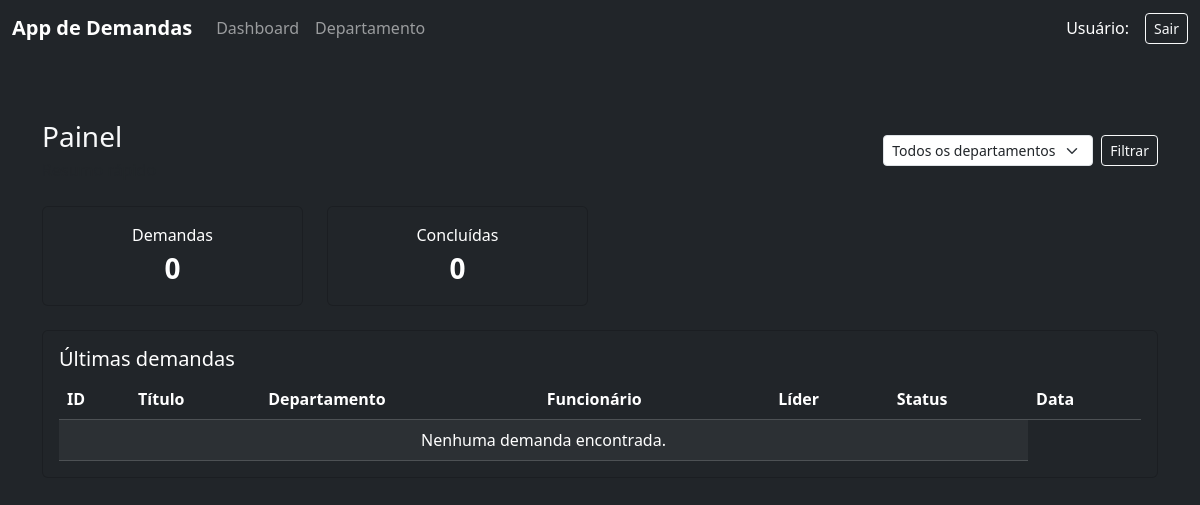
The app's page /privado/, older data.
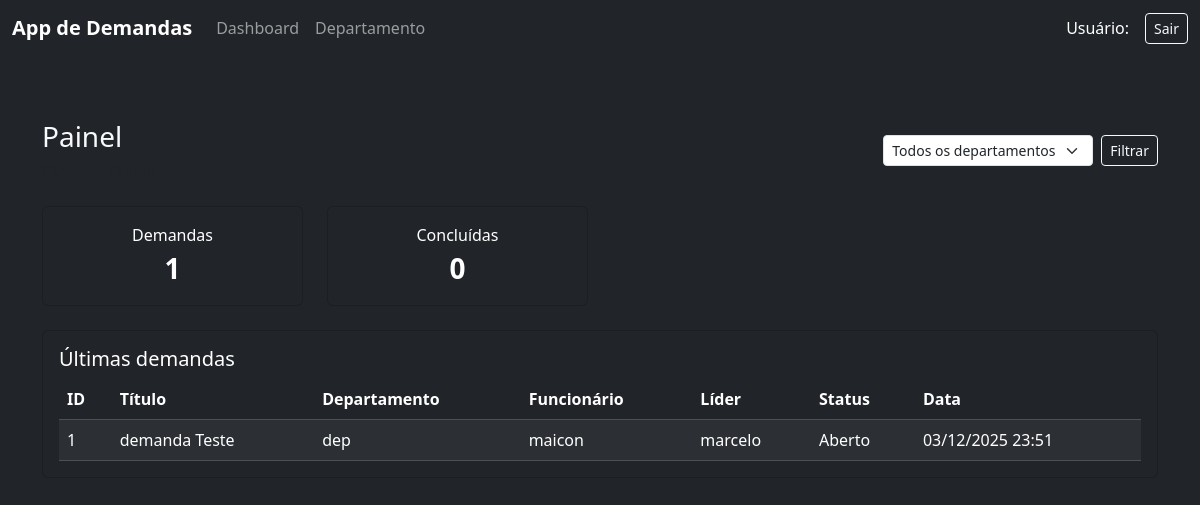
The same page, newer data.
### demanda/models.py (models this page shows, shortened)
class Demanda(models.Model):
    funcionario = models.ForeignKey(Usuario, on_delete=models.CASCADE, related_name='demandas_funcionario')
    lider = models.ForeignKey(Usuario, on_delete=models.CASCADE, related_name='demandas_lider')
    departamento = models.ForeignKey(Departamento, on_delete=models.CASCADE, related_name='demandas_departamento')
    titulo = models.CharField(max_length=30)
    descricao = models.TextField()
    tipo = models.CharField(max_length=20, choices=Tipo_Demanda.choices, default=Tipo_Demanda.CORRECAO)
    data_criacao = models.DateTimeField(auto_now_add=True)
    prazo = models.DateTimeField()
    anexo = models.FileField(upload_to='anexos/', null=True, blank=True)
    status = models.CharField(max_length=15, choices=Tipo_Status.choices, default=Tipo_Status.ABERTO)

### departamento/models.py (models this page shows, shortened)
class Departamento(models.Model):
    id = models.AutoField(primary_key=True)
    nome = models.CharField(max_length=100, unique=True)
    lideres = models.ManyToManyField('usuario.Usuario', related_name='departamentos_liderados')
    membros = models.ManyToManyField('usuario.Usuario', related_name='departamentos', blank=True)

### usuario/models.py (models this page shows, shortened)
class Usuario(models.Model):
    id = models.AutoField(primary_key=True)
    nome = models.CharField(max_length=100)
    usuario = models.CharField(max_length=100)
    senha = models.CharField(max_length=100)
    matricula = models.CharField(max_length=20, unique=True)
    tipo = models.CharField(max_length=4, choices=Tipo_Usuario.choices)
    email = models.EmailField(unique=True)
    status = models.CharField(max_length=4, choices=Status.choices, default=Status.ATIVO)

### dashboard/views.py (the view, shortened to what this page needs)
# urls.py: path('', views.index, name='index'),
def index(request):
    dept_id = request.GET.get('dept')
    usuario_obj = None
    usuario_id = request.session.get('usuario_id')
    if usuario_id:
        try:
            usuario_obj = Usuario.objects.get(id=usuario_id)
        except Usuario.DoesNotExist:
            usuario_obj = None
    if usuario_obj and not usuario_obj.temPrivilegio():
        user_depts = usuario_obj.departamentos.all()
        base_qs = Demanda.objects.filter(departamento__in=user_depts)
    else:
        user_depts = Departamento.objects.all()
        base_qs = Demanda.objects.all()
    total_demandas = base_qs.count()
    total_concluidas = base_qs.filter(status='concluido').count()
    departamentos = (
        Departamento.objects.filter(id__in=user_depts.values_list('id', flat=True))
        .annotate(qtd=Count('demandas_departamento', filter=Q(demandas_departamento__in=base_qs)))
        .order_by('nome')
    )
    ultimas_demandas = base_qs.select_related('departamento', 'lider', 'funcionario').order_by('-data_criacao')
    order = request.GET.get('order')
    if dept_id:
        try:
            ultimas_demandas = ultimas_demandas.filter(departamento_id=int(dept_id))
        except Exception:
            pass
    ultimas = ultimas_demandas[:8]
    context = {
        'total_demandas': total_demandas,
        'total_concluidas': total_concluidas,
        'departamentos': departamentos,
        'ultimas': ultimas,
        'selected_dept': int(dept_id) if dept_id and dept_id.isdigit() else None,
    'order': order,
        'usuario_obj': usuario_obj,
    }
    return render(request, 'privado/dashboard.html', context)

### templates/privado/dashboard.html (shortened to what this page needs)
{% extends 'privado/base.html' %}
{% load static %}
{% block content %}
<div class="container py-5">
  <div class="d-flex justify-content-between align-items-center mb-4">
    <div>
      <h1 class="h3 mb-1">Painel</h1>
      <p class="text-muted mb-0">Resumo rápido</p>
    </div>
    <div>
      <form class="d-flex" method="get">
        <select name="dept" class="form-select form-select-sm me-2">
          <option value="">Todos os departamentos</option>
        </select>
        <button class="btn btn-outline-light btn-sm">Filtrar</button>
      </form>
    </div>
  </div>
  <div class="row mb-3">
    <div class="col-sm-6 col-md-3 mb-2">
      <div class="card text-bg-dark h-100 p-3 text-center">
        <div class="fs-6">Demandas</div>
        <div class="fs-3 fw-bold">{{ total_demandas }}</div>
      </div>
    </div>
    <div class="col-sm-6 col-md-3 mb-2">
      <div class="card text-bg-dark h-100 p-3 text-center">
        <div class="fs-6">Concluídas</div>
        <div class="fs-3 fw-bold">{{ total_concluidas }}</div>
      </div>
    </div>
  </div>
  <div class="card text-bg-dark">
    <div class="card-body">
      <h5 class="card-title">Últimas demandas</h5>
      <div class="table-responsive">
        <table class="table table-dark table-striped mb-0">
          <thead>
            <tr>
              <th>ID</th>
              <th>Título</th>
              <th>Departamento</th>
              <th>Funcionário</th>
              <th>Líder</th>
              <th>Status</th>
              <th>Data</th>
            </tr>
          </thead>
          <tbody>
            {% for d in ultimas %}
            <tr>
              <td>{{ d.id }}</td>
              <td>{{ d.titulo }}</td>
              <td>{{ d.departamento.nome }}</td>
              <td>{{ d.funcionario.nome }}</td>
              <td>{{ d.lider.nome }}</td>
              <td>{{ d.get_status_display }}</td>
              <td>{{ d.data_criacao|date:"d/m/Y H:i" }}</td>
            </tr>
            {% empty %}
            <tr>
              <td colspan="6" class="text-center">Nenhuma demanda encontrada.</td>
            </tr>
            {% endfor %}
          </tbody>
        </table>
      </div>
    </div>
  </div>
</div>
{% endblock %}

### templates/privado/base.html (shortened to what this page needs)
<!DOCTYPE html>
<html lang="pt-br">
<head>
      <link
        href="https://cdn.jsdelivr.net/npm/bootstrap@5.3.2/dist/css/bootstrap.min.css"
        rel="stylesheet" >
</head>
<body class="bg-dark text-light ">
    {% include 'includes/navbar.html' %}
        <main>
                {% block content %}
                {% endblock %}
        </main>
</body>
</html>

### templates/includes/navbar.html (shortened to what this page needs)
<nav class="navbar navbar-expand-lg navbar-dark bg-dark">
  <div class="container-fluid">
    <a class="navbar-brand fw-bold" href="demandas.html">App de Demandas</a>
    <div class="collapse navbar-collapse" id="navMain">
      <ul class="navbar-nav me-auto mb-2 mb-lg-0">
        <li class="nav-item">
          <a class="nav-link" href="{% url 'dashboard:index' %}">Dashboard</a>
        </li>
        <li class="nav-item">
          <a class="nav-link" href="{% url 'departamento' %}">Departamento</a>
        </li>
      </ul>
      <span class="navbar-text text-white me-3">
        Usuário: <strong>{{ usuario_obj.nome }}</strong>
      </span>
      <a href="{% url 'logout' %}" class="btn btn-outline-light btn-sm">Sair</a>
    </div>
  </div>
</nav>

Row changes from the older to the newer data that the page shows:
added Demanda: id "1", titulo "demanda Teste", departamento.nome "dep", funcionario.nome "maicon", lider.nome "marcelo", status "Aberto", data_criacao "03/12/2025 23:51"
Text that changed along with them:
{{ total_demandas }}: "0" → "1"
text no longer shown: "Nenhuma demanda encontrada."
